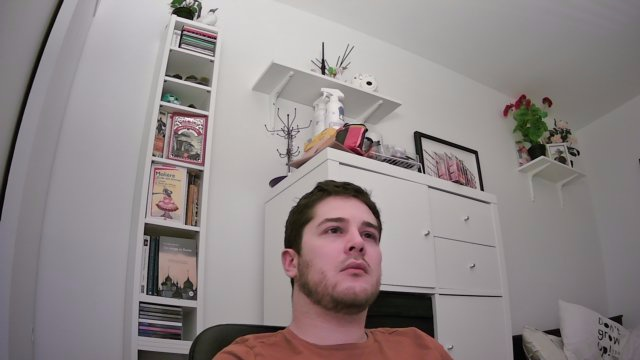
#> input picture dev/img/crayorescent_2021330_2235347.jpg, 640 x 360 px, given in place of the camera
$ python DataVisualization.py
#> lines starting #> are read from the running program, lines starting #| are printed output that depends on the picture; after the words box and inside, x2 and y2 are one past the last pixel; in counts of white or black regions, pixels touching at a corner belong together
import numpy as np
import cv2

cap = cv2.VideoCapture(1, cv2.CAP_DSHOW)

def empty(a):
    pass

cv2.namedWindow("HSV")
cv2.resizeWindow("HSV", 640, 240)
cv2.createTrackbar("Hue min", "HSV", 0, 179, empty)
#> slider 'Hue min' is set to 35
cv2.createTrackbar("Hue max", "HSV", 179, 179, empty)
cv2.createTrackbar("Sat min", "HSV", 0, 255, empty)
#> slider 'Sat min' is set to 51
cv2.createTrackbar("Sat max", "HSV", 255, 255, empty)
cv2.createTrackbar("Value min", "HSV", 0, 255, empty)
#> slider 'Value min' is set to 51
cv2.createTrackbar("Value max", "HSV", 255, 255, empty)

while True:
    _, img = cap.read()
#> img is the input picture: shape (360, 640, 3); mean B, G, R 136.8, 136.5, 144.7
    imghsv = cv2.cvtColor(img, cv2.COLOR_BGR2HSV)
#> imghsv: shape (360, 640, 3); mean H, S, V 80.2, 23.4, 145.5

    hsv = cv2.cvtColor(img, cv2.COLOR_BGR2HSV)
    #image_blur_gray = cv2.cvtColor(image_blur, cv2.COLOR_BGR2GRAY)

    #image_res ,image_thresh = cv2.threshold(image_blur_gray,156,255,cv2.THRESH_BINARY_INV)


    h_min = cv2.getTrackbarPos("Hue min", "HSV")
    h_max = cv2.getTrackbarPos("Hue max", "HSV")
    s_min = cv2.getTrackbarPos("Sat min", "HSV")
    s_max = cv2.getTrackbarPos("Sat max", "HSV")
    v_min = cv2.getTrackbarPos("Value min", "HSV")
    v_max = cv2.getTrackbarPos("Value max", "HSV")
    print(h_min)

    lower_red = np.array([h_min, s_min, v_min])
    upper_red = np.array([h_max, s_max, v_max])

    mask = cv2.inRange(imghsv, lower_red, upper_red)
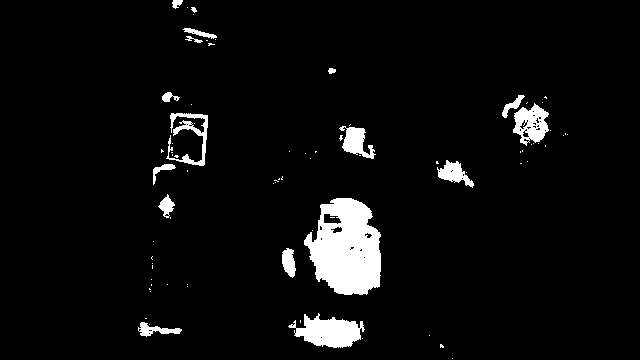
#> mask: shape (360, 640); 4.9% white; 80 white regions (63 under 20 px), largest, box (x1, y1, x2, y2) and area: (304, 198, 381, 295) 5311, (288, 313, 365, 348) 1562, (513, 103, 549, 146) 908
    res = cv2.bitwise_and(img,img,mask = mask)
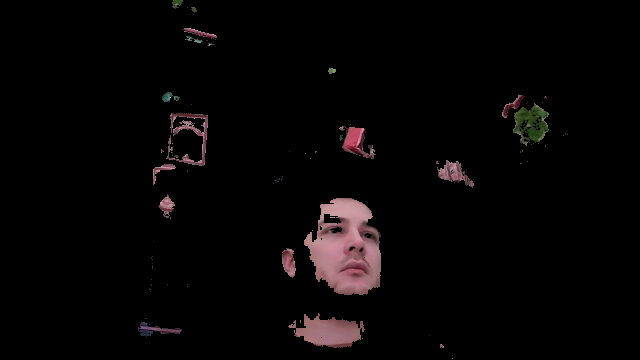
#> res: shape (360, 640, 3); mean B, G, R 5.1, 4.9, 6.9

    cv2.imshow('res', img)
    #cv2.imshow('res2', imghsv)
    cv2.imshow("Mask", mask)
    cv2.imshow("res3", res)
    if cv2.waitKey(1)& 0xFF == ord('q'):
#> (key q is pressed here)
        break
cap.release()
cv2.destroyAllWindows()

$ run again, on dev/img/crayorescent_2021331_1650555.jpg
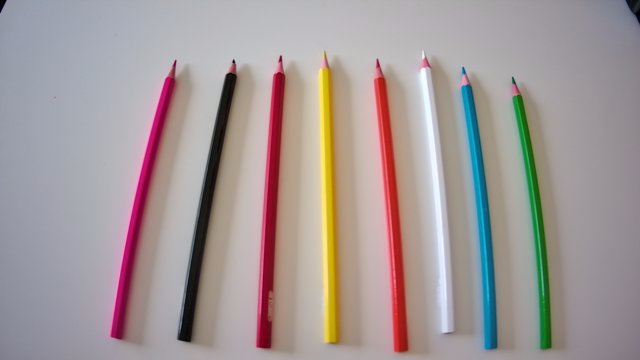
#> input picture dev/img/crayorescent_2021331_1650555.jpg, 640 x 360 px, given in place of the camera
#> img is the input picture: shape (360, 640, 3); mean B, G, R 152.2, 152.9, 163.7
#> imghsv: shape (360, 640, 3); mean H, S, V 89.6, 42.3, 170.6
#> `mask = cv2.inRange(imghsv, lower_red, upper_red)`:
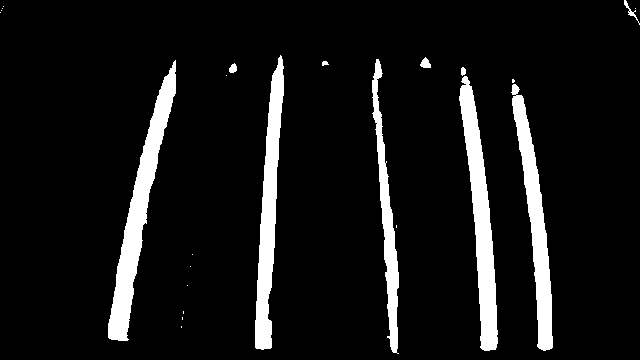
#> mask: shape (360, 640); 8.6% white; 24 white regions (14 under 20 px), largest, box (x1, y1, x2, y2) and area: (108, 60, 176, 341) 4838, (459, 76, 498, 351) 4323, (255, 55, 284, 350) 3969
#> `res = cv2.bitwise_and(img,img,mask = mask)`:
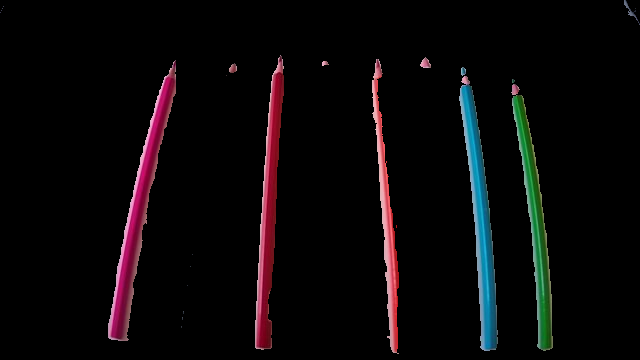
#> res: shape (360, 640, 3); mean B, G, R 8.8, 7.7, 10.5

$ run again, on dev/img/crayorescent_2021331_165326.jpg
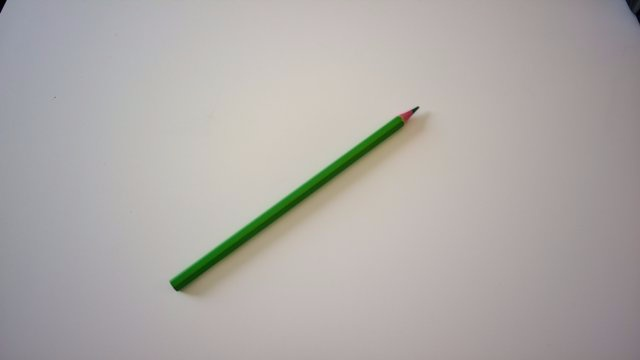
#> input picture dev/img/crayorescent_2021331_165326.jpg, 640 x 360 px, given in place of the camera
#> img is the input picture: shape (360, 640, 3); mean B, G, R 167.1, 170.1, 174.3
#> imghsv: shape (360, 640, 3); mean H, S, V 54.3, 18, 176.6
#> `mask = cv2.inRange(imghsv, lower_red, upper_red)`:
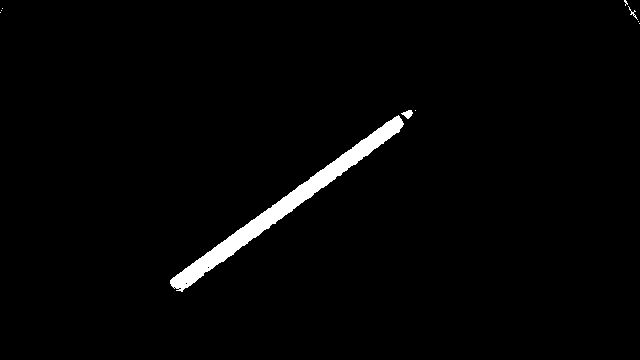
#> mask: shape (360, 640); 1.9% white; 10 white regions (7 under 20 px), largest, box (x1, y1, x2, y2) and area: (170, 115, 404, 292) 4372, (401, 110, 413, 119) 62, (628, 6, 638, 20) 28
